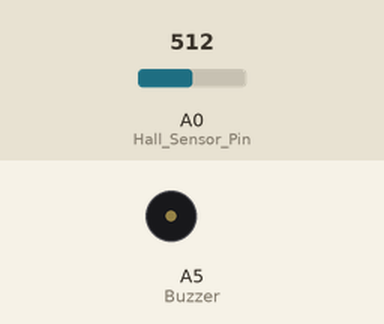
Simulated run of this sketch. Board: Arduino Uno, built with avr-gcc and run on an emulated ATmega328P. Shown: buzzer (waves = sounding). The inputs (shaded band) are chosen by the test bench; at power-on: A0 (Hall_Sensor_Pin) = 512.

Above: at 0.05 s.
Timing chart, 0 to 3.0 s (numbered marks = the images above):
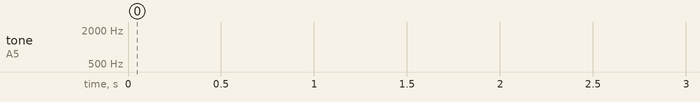

The sketch:

ALARM.ino
```cpp
#define Buzzer A5
#define Hall_Sensor_Pin A0
void setup() {
  pinMode(Hall_Sensor_Pin, INPUT); // Czujnik Halla
  pinMode(Buzzer, OUTPUT);
}
void loop() {
  int i;
  float voltage;
  voltage = analogRead(Hall_Sensor_Pin);
   if (voltage <= 550)
  {
    delay(60000);
    if (voltage <= 550)
    {
      i = 1;
      while (i == 1)
      {
        tone(Buzzer, 1000); //Wygeneruj sygnał o częstotliwości 1000Hz na pinie A5
        delay(100);
        noTone(Buzzer);
        delay(100);
        delay(50);
        voltage = analogRead(Hall_Sensor_Pin);
        if (voltage >= 550)
        {
          i = 0;
        }
      }
      delay(250);
    }
    else
      i = 0;
  }
}
```

Measured:
- by itself, tone on A5 (Buzzer): silent → 1000 Hz at 60.0 s, → silent 0.10 s later, → 1000 Hz 0.15 s later, → silent 0.10 s later, … (560 changes in this stretch)
